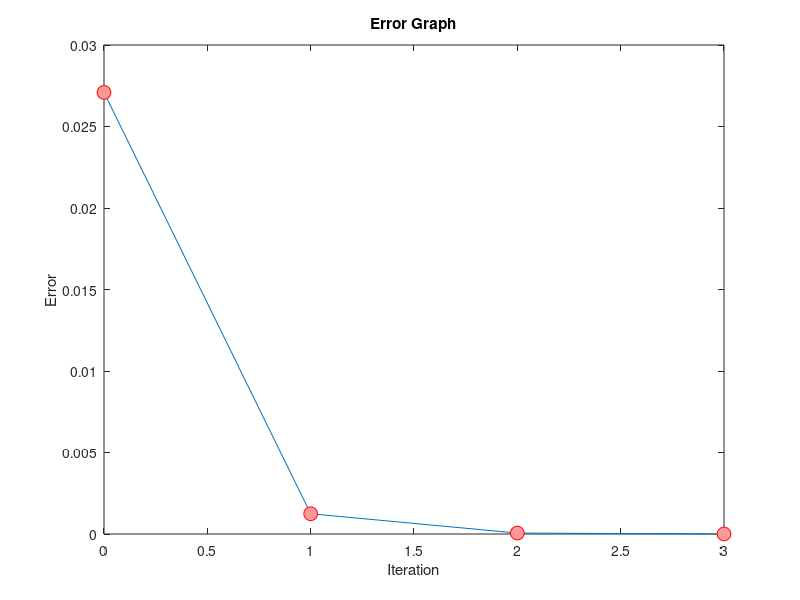

Recreate this plot in MATLAB.
%false position
 
p=10;
t=523;
Pc=111.3;
Tc=407.5;
R=0.082054;
a=(27*R*R*Tc*Tc)/(64*Pc);
b=(R*Tc)/(8*Pc);

v1 = b;         
v2 = (R * t) / p; 

tol = 1e-5;
max_iter = 100;

iterations = 0:max_iter-1;
errors = zeros(1, max_iter);

for i = 1:max_iter
    f1 = (p + a/v1^2) * (v1 - b) - R * t;
    f2 = (p + a/v2^2) * (v2 - b) - R * t;
    v_new = v1 - f1 * (v2 - v1) / (f2 - f1);
    f_new = (p + a/v_new^2) * (v_new - b) - R * t;
    errors(i) = abs(f_new);
    if errors(i) < tol
        disp(["Value of V: ", v_new]);
        break;
    end
    if f1 * f_new < 0
        v2 = v_new;  
    else
        v1 = v_new; 
    end
end
if i == max_iter
    warning('Max iterations reached without convergence.');
end
errors = errors(1:i);
iter=0:1:i-1;
plot(iter, errors,'-o','MarkerSize',10,...
    'MarkerEdgeColor','red',...
    'MarkerFaceColor',[1 .6 .6]);
xlabel('Iteration');
ylabel('Error');
title('Error Graph');


